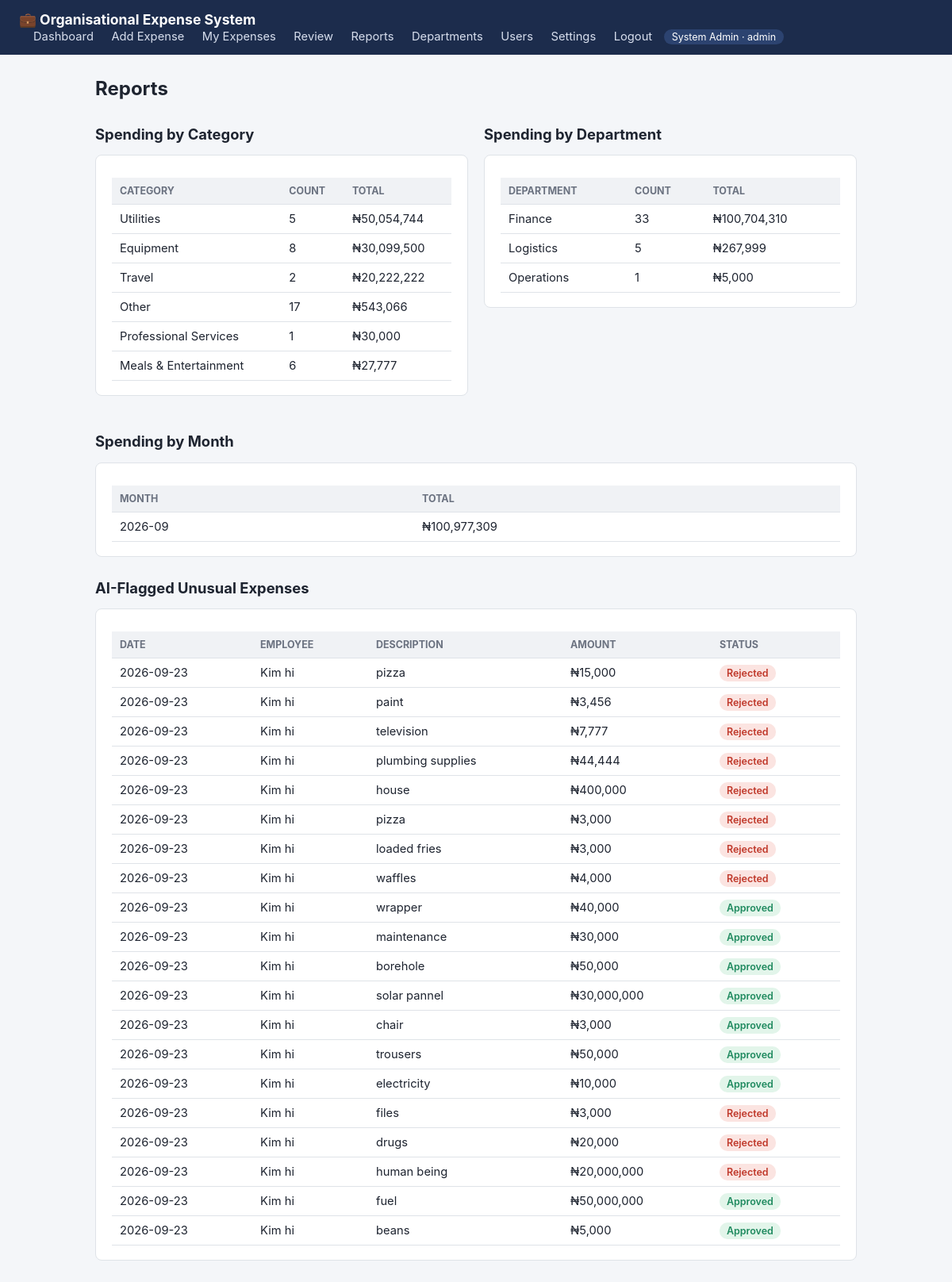
The page /admin/reports (signed in) on the database its author committed.
### tables this page shows
CREATE TABLE users (
            user_id INTEGER PRIMARY KEY AUTOINCREMENT,
            name TEXT NOT NULL,
            email TEXT UNIQUE NOT NULL,
            password TEXT NOT NULL,
            department TEXT,
            role TEXT NOT NULL CHECK (role IN ('employee', 'manager', 'admin'))
        , is_active INTEGER NOT NULL DEFAULT 1);

CREATE TABLE expenses (
            expense_id INTEGER PRIMARY KEY AUTOINCREMENT,
            user_id INTEGER NOT NULL,
            description TEXT NOT NULL,
            amount REAL NOT NULL,
            category TEXT,
            department TEXT,
            date TEXT NOT NULL,
            status TEXT NOT NULL DEFAULT 'Pending' CHECK (status IN ('Pending', 'Approved', 'Rejected')),
            flagged INTEGER NOT NULL DEFAULT 0,
            FOREIGN KEY (user_id) REFERENCES users(user_id)
        );

### app.py (the view)
@app.route("/admin/reports")
@login_required("admin")
def reports():
    conn = get_connection()
    by_category = conn.execute(
        """
        SELECT category, COUNT(*) AS count, COALESCE(SUM(amount), 0) AS total
        FROM expenses GROUP BY category ORDER BY total DESC
        """
    ).fetchall()
    by_department = conn.execute(
        """
        SELECT department, COUNT(*) AS count, COALESCE(SUM(amount), 0) AS total
        FROM expenses GROUP BY department ORDER BY total DESC
        """
    ).fetchall()
    by_month = conn.execute(
        """
        SELECT strftime('%Y-%m', date) AS month, COALESCE(SUM(amount), 0) AS total
        FROM expenses GROUP BY month ORDER BY month
        """
    ).fetchall()
    flagged_expenses = conn.execute(
        """
        SELECT e.*, u.name AS employee_name
        FROM expenses e JOIN users u ON e.user_id = u.user_id
        WHERE e.flagged = 1
        ORDER BY e.date DESC
        """
    ).fetchall()
    conn.close()
    return render_template(
        "reports.html",
        by_category=by_category,
        by_department=by_department,
        by_month=by_month,
        flagged_expenses=flagged_expenses,
    )

### app.py (called while the page is built)
def current_user():
    if "user_id" not in session:
        return None
    return {
        "user_id": session["user_id"],
        "name": session["name"],
        "role": session["role"],
        "department": session["department"],
    }

@app.context_processor
def inject_user():
    return {"current_user": current_user()}

### database.py (called while the page is built)
def get_connection():
    conn = sqlite3.connect(DB_PATH)
    conn.row_factory = sqlite3.Row
    conn.execute("PRAGMA foreign_keys = ON")
    return conn

### templates/reports.html (shortened to what this page needs)
{% extends "base.html" %}
{% block content %}
<h1>Reports</h1>
<div class="grid-2">
  <div>
    <h2>Spending by Category</h2>
    <div class="card">
      {% if by_category %}
      <table>
        <tr><th>Category</th><th>Count</th><th>Total</th></tr>
        {% for c in by_category %}
        <tr><td>{{ c.category }}</td><td>{{ c.count }}</td><td>₦{{ "{:,.0f}".format(c.total) }}</td></tr>
        {% endfor %}
      </table>
      {% else %}<p class="empty">No data yet.</p>{% endif %}
    </div>
  </div>
  <div>
    <h2>Spending by Department</h2>
    <div class="card">
      {% if by_department %}
      <table>
        <tr><th>Department</th><th>Count</th><th>Total</th></tr>
        {% for d in by_department %}
        <tr><td>{{ d.department }}</td><td>{{ d.count }}</td><td>₦{{ "{:,.0f}".format(d.total) }}</td></tr>
        {% endfor %}
      </table>
      {% else %}<p class="empty">No data yet.</p>{% endif %}
    </div>
  </div>
</div>
<h2>Spending by Month</h2>
<div class="card">
  {% if by_month %}
  <table>
    <tr><th>Month</th><th>Total</th></tr>
    {% for m in by_month %}
    <tr><td>{{ m.month }}</td><td>₦{{ "{:,.0f}".format(m.total) }}</td></tr>
    {% endfor %}
  </table>
  {% else %}<p class="empty">No data yet.</p>{% endif %}
</div>
<h2>AI-Flagged Unusual Expenses</h2>
<div class="card">
  {% if flagged_expenses %}
  <table>
    <tr><th>Date</th><th>Employee</th><th>Description</th><th>Amount</th><th>Status</th></tr>
    {% for e in flagged_expenses %}
    <tr>
      <td>{{ e.date[:10] }}</td>
      <td>{{ e.employee_name }}</td>
      <td>{{ e.description }}</td>
      <td>₦{{ "{:,.0f}".format(e.amount) }}</td>
      <td><span class="badge {{ e.status }}">{{ e.status }}</span></td>
    </tr>
    {% endfor %}
  </table>
  {% else %}
  <p class="empty">No unusual expenses flagged.</p>
  {% endif %}
</div>
{% endblock %}

### templates/base.html (shortened to what this page needs)
<!DOCTYPE html>
<html lang="en">
<head>
</head>
<body>
<header>
  <div class="brand">💼 Organisational Expense System</div>
  <nav>
    {% if current_user %}
      <a href="{{ url_for('dashboard') }}">Dashboard</a>
      <a href="{{ url_for('new_expense') }}">Add Expense</a>
      <a href="{{ url_for('my_expenses') }}">My Expenses</a>
      {% if current_user.role in ('manager', 'admin') %}
        <a href="{{ url_for('review_expenses') }}">Review</a>
      {% endif %}
      {% if current_user.role == 'admin' %}
        <a href="{{ url_for('reports') }}">Reports</a>
        <a href="{{ url_for('manage_departments') }}">Departments</a>
        <a href="{{ url_for('manage_users') }}">Users</a>
        <a href="{{ url_for('manage_settings') }}">Settings</a>
      {% endif %}
      <a href="{{ url_for('logout') }}">Logout</a>
      <span class="role-badge">{{ current_user.name }} · {{ current_user.role }}</span>
    {% endif %}
  </nav>
</header>
<main>
  {% block content %}{% endblock %}
</main>
</body>
</html>

### templates/base.html (style rules this page uses)
:root { --navy: #1c2c4c; --navy-light: #2c4370; --green: #1f8a5f; --red: #c0392b; --amber: #b8860b; --bg: #f4f6f9; --border: #dfe3e8; --text: #1e2430; --muted: #6b7280; }
* { box-sizing: border-box; }
body { margin: 0; font-family: -apple-system, BlinkMacSystemFont, "Segoe UI", Roboto, Arial, sans-serif; background: var(--bg); color: var(--text); }
header { background: var(--navy); color: white; padding: 14px 24px; display: flex; justify-content: space-between; align-items: center; flex-wrap: wrap; }
header .brand { font-weight: 700; font-size: 1.1rem; }
nav a { color: #d7deed; text-decoration: none; margin-left: 18px; font-size: 0.92rem; }
.role-badge { background: var(--navy-light); border-radius: 12px; padding: 2px 10px; font-size: 0.78rem; margin-left: 10px; }
main { max-width: 1000px; margin: 28px auto; padding: 0 20px; }
h1 { font-size: 1.5rem; margin-bottom: 4px; }
h2 { font-size: 1.15rem; margin-top: 28px; }
.card { background: white; border: 1px solid var(--border); border-radius: 8px; padding: 18px 20px; margin-bottom: 18px; }
table { width: 100%; border-collapse: collapse; margin-top: 10px; }
th, td { text-align: left; padding: 9px 10px; border-bottom: 1px solid var(--border); font-size: 0.92rem; }
th { background: #f0f2f5; font-size: 0.78rem; text-transform: uppercase; color: var(--muted); }
.badge { padding: 3px 9px; border-radius: 10px; font-size: 0.78rem; font-weight: 600; }
.badge.Approved { background: #e2f5ea; color: var(--green); }
.badge.Rejected { background: #fbe4e1; color: var(--red); }
.grid-2 { display: grid; grid-template-columns: 1fr 1fr; gap: 20px; }

### rows shown on the page
users: name "System Admin", role "admin"
expenses: date "2026-09-23", employee_name "Kim hi", description "pizza", amount "15,000", status "Rejected"
expenses: date "2026-09-23", employee_name "Kim hi", description "paint", amount "3,456", status "Rejected"
expenses: date "2026-09-23", employee_name "Kim hi", description "television", amount "7,777", status "Rejected"
expenses: date "2026-09-23", employee_name "Kim hi", description "plumbing supplies", amount "44,444", status "Rejected"
expenses: date "2026-09-23", employee_name "Kim hi", description "house", amount "400,000", status "Rejected"
expenses: date "2026-09-23", employee_name "Kim hi", description "pizza", amount "3,000", status "Rejected"
expenses: date "2026-09-23", employee_name "Kim hi", description "loaded fries", amount "3,000", status "Rejected"
expenses: date "2026-09-23", employee_name "Kim hi", description "waffles", amount "4,000", status "Rejected"
expenses: date "2026-09-23", employee_name "Kim hi", description "wrapper", amount "40,000", status "Approved"
expenses: date "2026-09-23", employee_name "Kim hi", description "maintenance", amount "30,000", status "Approved"
expenses: date "2026-09-23", employee_name "Kim hi", description "borehole", amount "50,000", status "Approved"
expenses: date "2026-09-23", employee_name "Kim hi", description "solar pannel", amount "30,000,000", status "Approved"
expenses: date "2026-09-23", employee_name "Kim hi", description "chair", amount "3,000", status "Approved"
expenses: date "2026-09-23", employee_name "Kim hi", description "trousers", amount "50,000", status "Approved"
expenses: date "2026-09-23", employee_name "Kim hi", description "electricity", amount "10,000", status "Approved"
expenses: date "2026-09-23", employee_name "Kim hi", description "files", amount "3,000", status "Rejected"
expenses: date "2026-09-23", employee_name "Kim hi", description "drugs", amount "20,000", status "Rejected"
expenses: date "2026-09-23", employee_name "Kim hi", description "human being", amount "20,000,000", status "Rejected"
expenses: date "2026-09-23", employee_name "Kim hi", description "fuel", amount "50,000,000", status "Approved"
expenses: date "2026-09-23", employee_name "Kim hi", description "beans", amount "5,000", status "Approved"

### other values the page prints
{{ c.category }} "Utilities" "Equipment" "Travel" "Other" "Professional Services" "Meals & Entertainment"
{{ c.count }} "5" "8" "2" "17" "1" "6"
{{ "{:,.0f}".format(c.total) }} "50,054,744" "30,099,500" "20,222,222" "543,066" "30,000" "27,777"
{{ d.department }} "Finance" "Logistics" "Operations"
{{ d.count }} "33" "5" "1"
{{ "{:,.0f}".format(d.total) }} "100,704,310" "267,999" "5,000"
{{ m.month }} "2026-09"
{{ "{:,.0f}".format(m.total) }} "100,977,309"
